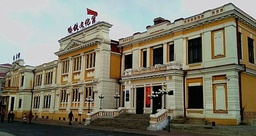
#> input picture Hw1/HW/building.jpg, 256 x 136 px, shrunk from 675 x 358 before the run
$ python test2.py
#> lines starting #> are read from the running program, lines starting #| are printed output that depends on the picture
import numpy as np
import cv2
import copy


def medFilter(img, imgS, filS):
    i = 0
    j = 0
    k = 0
    l = 0
    m = 0
    temp = []
    lcount = 0
    mcount = 0
    imgTempf = copy.deepcopy(img)
    for k in range(imgS[2]):
        for i in range(imgS[0]):
            for j in range(imgS[1]):
                imgTempf = conv(imgTempf, imgS, filS, temp, i, j, k)

            # print('l: ', lcount)
            # print('m: ', mcount)
    return imgTempf


def conv(imgTempff, imgSS, filSS, tempp, ii, jj, kk):
    m = 0
    l = 0
    imgNew = copy.deepcopy(imgTempff)
    for l in range(filSS[0]):
        if ii + l < imgSS[0]:
            for m in range(filSS[1]):
                if jj + m < imgSS[1]:
                    tempp.append(imgTempff[ii + l][jj + m][kk])
                else:
                    break
            m = 0
        else:
            break

    temppSum = sum(tempp)
    num = int(temppSum/len(tempp))

    if (ii + 1 < imgSS[0]) and (jj + 1 < imgSS[1]):
        print('imgTempf[', ii + 1, '][', jj + 1, '][', kk, ']: ', imgTempff[ii + 1][jj + 1][kk], ', num after: ', num, 'temppSum: ', temppSum)
        imgNew[ii + 1][jj + 1][kk] = num
    tempp.clear()

    return imgNew


image = cv2.imread('building.jpg')
#> image is the input picture: shape (136, 256, 3); mean B, G, R 106.4, 123.1, 126.7
imgTemp = copy.deepcopy(image)
arr = np.array(imgTemp)
imgSize = arr.shape
#> imgSize = (136, 256, 3)

# print(imgTemp)
print('imSize: ', imgSize)
#| imSize:  (136, 256, 3)

fNum = 3
kernel = []
for i in range(fNum):
    kernel.append([1] * fNum)

fil = np.array(kernel)
filSize = fil.shape
print('kernel: ', kernel)
print('imSize: ', filSize)

imgTemp2 = medFilter(imgTemp, imgSize, filSize)
#> the loop in medFilter, `for k in range(imgS[2]):` made 3 passes
#> (printed output is left out)
#> after the loop in medFilter, `for k in range(imgS[2]):`:
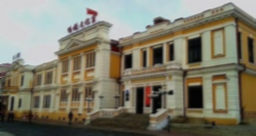
#> imgTempf: shape (136, 256, 3); mean B, G, R 105.6, 122.3, 125.9

print('imSize: ', imgSize)
print('end')

cv2.imshow('Before', image)
cv2.imshow('After', imgTemp2)
cv2.waitKey(0)
